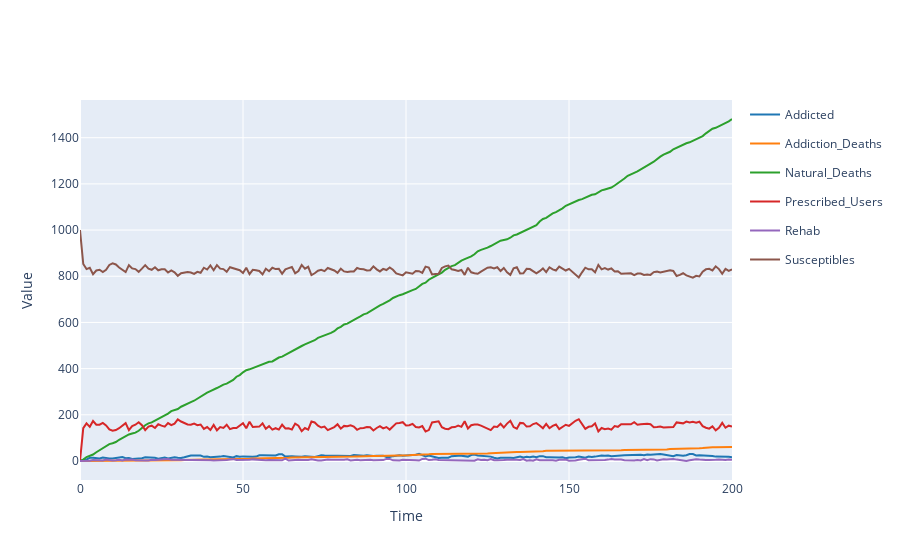

The cell this chart's notebook holds for it:
### Code cell
results.plotplotly()

### Figure 1 — Plotly figure (JSON) as saved in the notebook; plotly's stock layout.template omitted (floating-point values rounded to 4 significant figures; data arrays with more than 128 entries replaced by an {"elided": "..."} marker saying what was removed)
{"data": [{"legendgroup": "Addicted", "line": {"color": "#1f77b4"}, "mode": "lines", "name": "Addicted", "type": "scatter", "x": {"elided": "201 int values"}, "y": {"elided": "201 int values"}}, {"legendgroup": "Addiction_Deaths", "line": {"color": "#ff7f0e"}, "mode": "lines", "name": "Addiction_Deaths", "type": "scatter", "x": {"elided": "201 int values"}, "y": {"elided": "201 int values"}}, {"legendgroup": "Natural_Deaths", "line": {"color": "#2ca02c"}, "mode": "lines", "name": "Natural_Deaths", "type": "scatter", "x": {"elided": "201 int values"}, "y": {"elided": "201 int values"}}, {"legendgroup": "Prescribed_Users", "line": {"color": "#d62728"}, "mode": "lines", "name": "Prescribed_Users", "type": "scatter", "x": {"elided": "201 int values"}, "y": {"elided": "201 int values"}}, {"legendgroup": "Rehab", "line": {"color": "#9467bd"}, "mode": "lines", "name": "Rehab", "type": "scatter", "x": {"elided": "201 int values"}, "y": {"elided": "201 int values"}}, {"legendgroup": "Susceptibles", "line": {"color": "#8c564b"}, "mode": "lines", "name": "Susceptibles", "type": "scatter", "x": {"elided": "201 int values"}, "y": {"elided": "201 int values"}}], "layout": {"showlegend": true, "title": {"text": ""}, "xaxis": {"title": {"text": "Time"}}, "yaxis": {"title": {"text": "Value"}}}}
